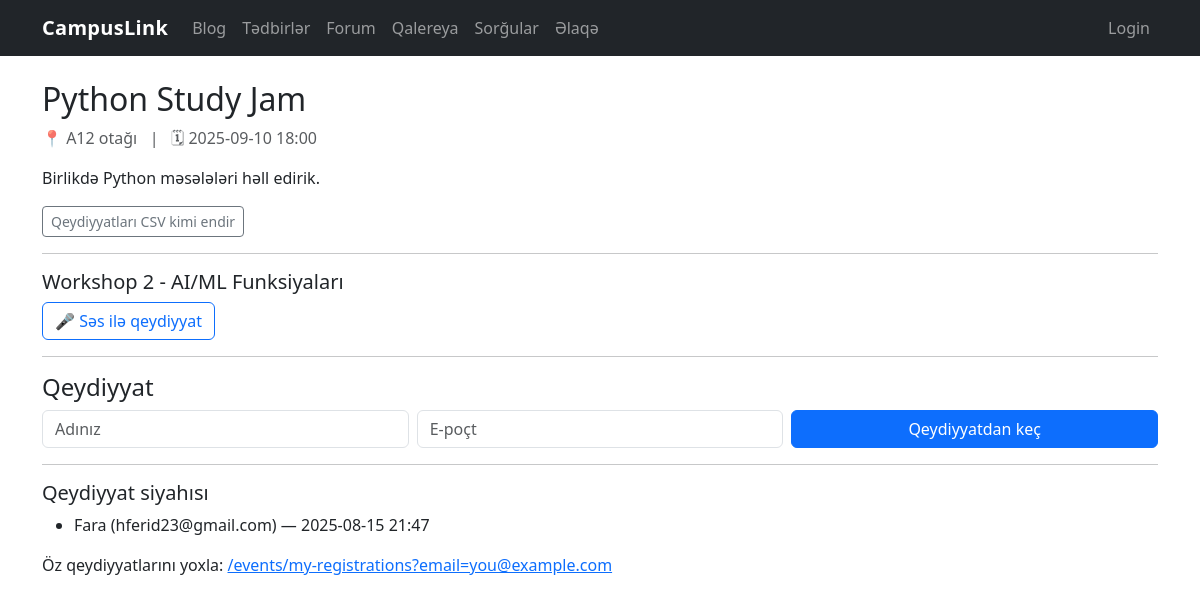
Before: /events/1 with the older database file.
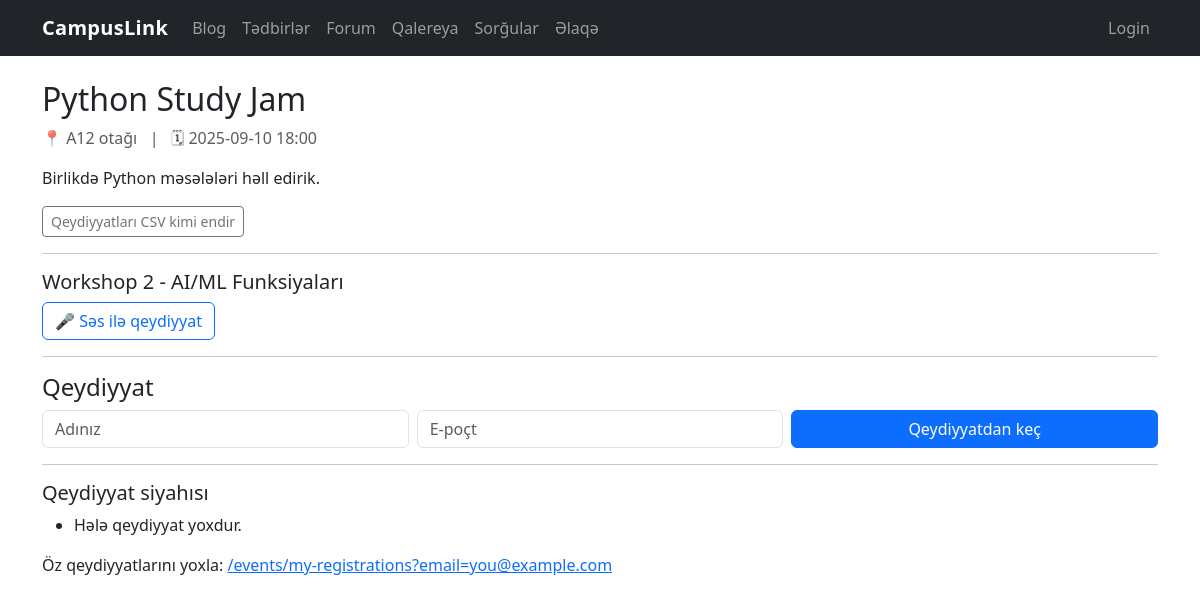
After: the same page with the newer database file.
### tables this page shows
CREATE TABLE event_registrations (
            id INTEGER PRIMARY KEY AUTOINCREMENT,
            event_id INTEGER NOT NULL,
            name TEXT NOT NULL,
            email TEXT NOT NULL,
            created_at TEXT NOT NULL,
            UNIQUE(event_id, email), -- eyni email-in eyni tədbirə iki dəfə yazılmasının qarşısını alır
            FOREIGN KEY (event_id) REFERENCES events(id) ON DELETE CASCADE
        );

### events.py (the view, shortened to what this page needs)
@bp.route("/<int:event_id>", methods=["GET", "POST"])
def detail(event_id: int):
    db = get_db()
    cur = db.execute("SELECT * FROM events WHERE id = ?", (event_id,))
    row = cur.fetchone()
    if not row:
        return render_template("404.html"), 404
    event = dict_from_row(row)
    cur = db.execute("SELECT COUNT(*) FROM event_registrations WHERE event_id = ?", (event_id,))
    reg_count = cur.fetchone()[0]
    remaining = max(0, event["capacity"] - reg_count)
    cur = db.execute(
        "SELECT * FROM event_registrations WHERE event_id = ? ORDER BY id DESC",
        (event_id,),
    )
    regs = [dict_from_row(r) for r in cur.fetchall()]
    return render_template("events/detail.html", event=event, regs=regs, remaining=remaining)

### database.py (called while the page is built)
def get_db():
    if "db" not in g:
        g.db = sqlite3.connect(DB_PATH)
        g.db.row_factory = sqlite3.Row
    return g.db

def dict_from_row(row):
    return {k: row[k] for k in row.keys()} if row else None

### forum.py (called while the page is built, shortened)
def _current_user_display() -> str:
    role = session.get("role") or "guest"
    if role == "admin":
        return (session.get("admin_name") or session.get("user_name") or "Admin").strip() or "Admin"
    if role == "user":
        return (session.get("user_name") or "User").strip() or "User"
    return "Guest"

@bp.app_context_processor
def _inject_forum_auth():
    return {"forum_role": session.get("role") or "guest", "forum_name": _current_user_display()}

def ensure_forum_schema() -> None:
    global _schema_ready
    if _schema_ready:
        return

@bp.before_app_request
def _forum_schema_bootstrap():
    db = get_db()
    db.execute("PRAGMA foreign_keys = ON;")
    ensure_forum_schema()

### polls.py (called while the page is built)
@bp.before_app_request
def ensure_session():
    if "voter_id" not in session:
        session["voter_id"] = secrets.token_hex(8)
    return None

### templates/events/detail.html (shortened to what this page needs)
{% extends "base.html" %}
{% block content %}
  <h2>{{ event["title"] }}</h2>
  <div class="text-muted">📍 {{ event["location"] }} &nbsp; | &nbsp; 🗓 {{ event["date"] }}</div>
  <p class="mt-3">{{ event["description"] }}</p>
  <p><a class="btn btn-sm btn-outline-secondary" href="{{ url_for('events.export_csv', event_id=event['id']) }}">Qeydiyyatları CSV kimi endir</a></p>
  <hr>
  <div class="mb-3">
    <h5>Workshop 2 - AI/ML Funksiyaları</h5>
    <a href="{{ url_for('events_speech.speech_register', event_id=event['id']) }}" class="btn btn-outline-primary">🎤 Səs ilə qeydiyyat</a>
  </div>
  <hr>
  <h4>Qeydiyyat</h4>
  <form method="post">
    <div class="row g-2">
      <div class="col-md-4"><input name="name" class="form-control" placeholder="Adınız" required></div>
      <div class="col-md-4"><input name="email" type="email" class="form-control" placeholder="E-poçt" required></div>
      <div class="col-md-4"><button class="btn btn-primary w-100" {% if remaining<=0 %}disabled{% endif %}>Qeydiyyatdan keç</button></div>
    </div>
  </form>
  <hr>
  <h5>Qeydiyyat siyahısı</h5>
  <ul>
    {% for r in regs %}
      <li>{{ r["name"] }} ({{ r["email"] }}) — {{ r["created_at"] }}</li>
    {% else %}
      <li>Hələ qeydiyyat yoxdur.</li>
    {% endfor %}
  </ul>
  <p class="mt-3">
    Öz qeydiyyatlarını yoxla: <a href="{{ url_for('events.my_regs') }}">/events/my-registrations?email=you@example.com</a>
  </p>
{% endblock %}

Changed rows visible on the page:
removed event_registrations: name "Fara", email "hferid23@gmail.com", created_at "2025-08-15 21:47"
Other visible differences:
text now shown: "Hələ qeydiyyat yoxdur."
